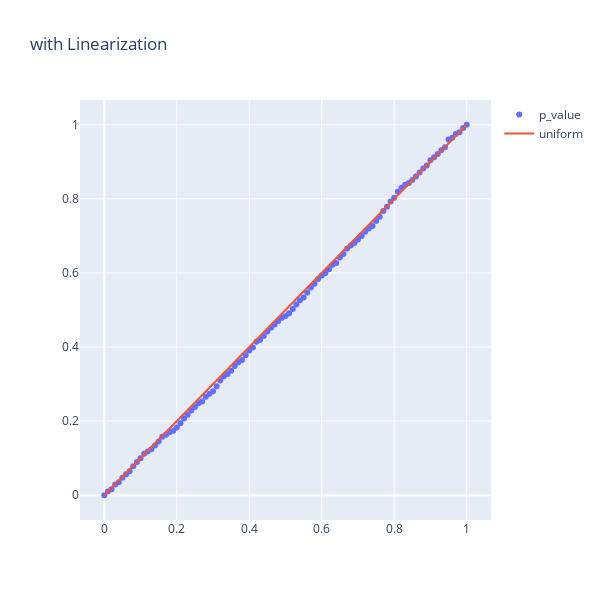

Notebook source saved alongside this figure:
### Code cell
get_qq_plot(p_values_lin, title='with Linearization')
